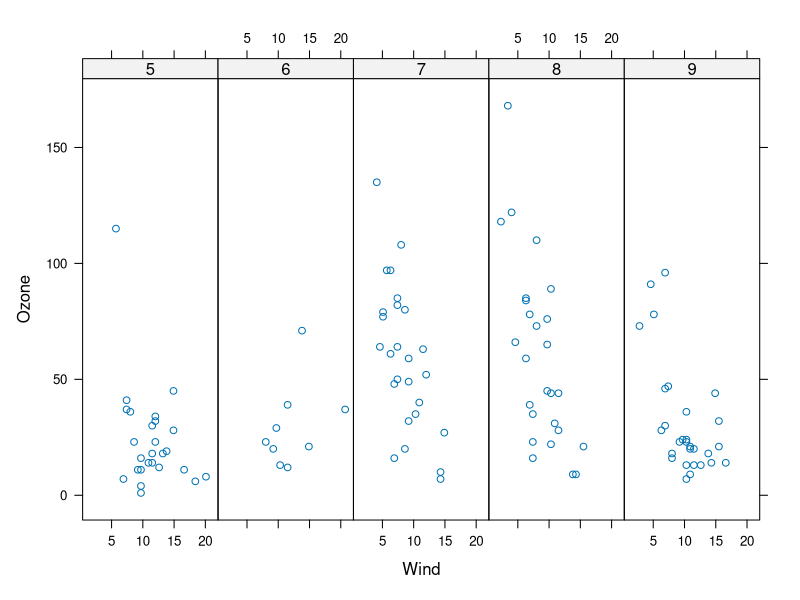

Here is the R script that generated this plot:
#
# from week 2 lectures
#

library(datasets)
library(lattice)

head(airquality)
#=>
#Ozone Solar.R Wind Temp Month Day
#1    41     190  7.4   67     5   1
#2    36     118  8.0   72     5   2
#3    12     149 12.6   74     5   3
#4    18     313 11.5   62     5   4
#5    NA      NA 14.3   56     5   5
#6    28      NA 14.9   66     5   6

# convert Month to factor
aq = transform(airquality, Month = factor(Month))
head(aq) # the same?

unique(aq$Month)
#=> [1] 5 6 7 8 9

# use 5 panels, for every of 5 months
pl = xyplot(Ozone ~ Wind | Month, data = aq, layout = c(5,1)) # pl is object of clss trellis
#pl         # is autoprinted
print(pl)   #
